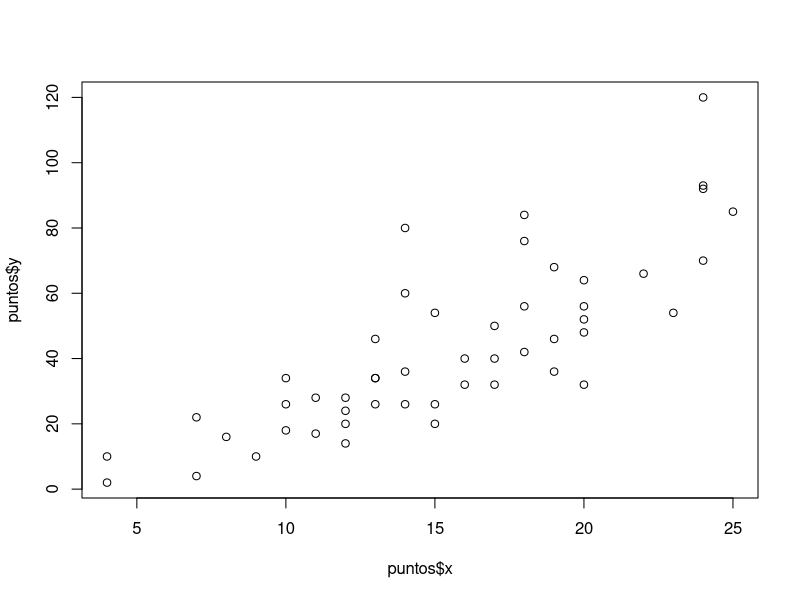

This figure's R source:


# --------------------------------------------------------------
# LISTAS
# --------------------------------------------------------------

lista <- list(1,2,3,4,5)

lista

lista[["A"]]

lista

names(lista) <- c("A","B","C","D","E")

lista[["E"]] <- NULL

puntos <- list(x = cars[,1], y = cars[,2])

puntos[[1]][[1]]

plot(puntos)

familia <- list(padre="peter", 
                madre="maria", 
                numero.hijos=3, 
                nombre.hijos=c("juan","carlos","eva"),
                edades.hijos=c(7,5,3),
                ciudad="madrid")


# --------------------------------------------------------------
# MATRICES
# --------------------------------------------------------------

# --------------------------------------------------------------
# Declaración de matrices
# --------------------------------------------------------------

matrix(1:6)

matrix(1:6, nrow=2)

matrix(1:6, ncol=2)


# --------------------------------------------------------------
# Funciones de matrices
# --------------------------------------------------------------

m <- matrix(1:6, nrow=2)

dim(m)


dimnames(m)<-list(c("edad","peso"), c("paco","juan","maria"))


dimnames(m)


colnames(m)


rownames(m)


mode(m)


length(m)


is.matrix(m)


m[1,2]


m[,1]


m[1,]


apply(m,1, mean)


apply(m,2, mean)


apply(m,1, sum)


apply(m,1, summary)


cbind(m,c(9,9)) 


rbind(m,c(9,9,9))


# --------------------------------------------------------------
# ARRAYS
# --------------------------------------------------------------

datos<-array(c(45,46,65,55,170,167,48,49,68,56,169,165),c(2,3,2)) 
dimnames(datos)<-list(c("hombres","mujeres"),c("edad","peso","altura"), c("cadiz","soria"))

datos

apply(datos,2,mean)

